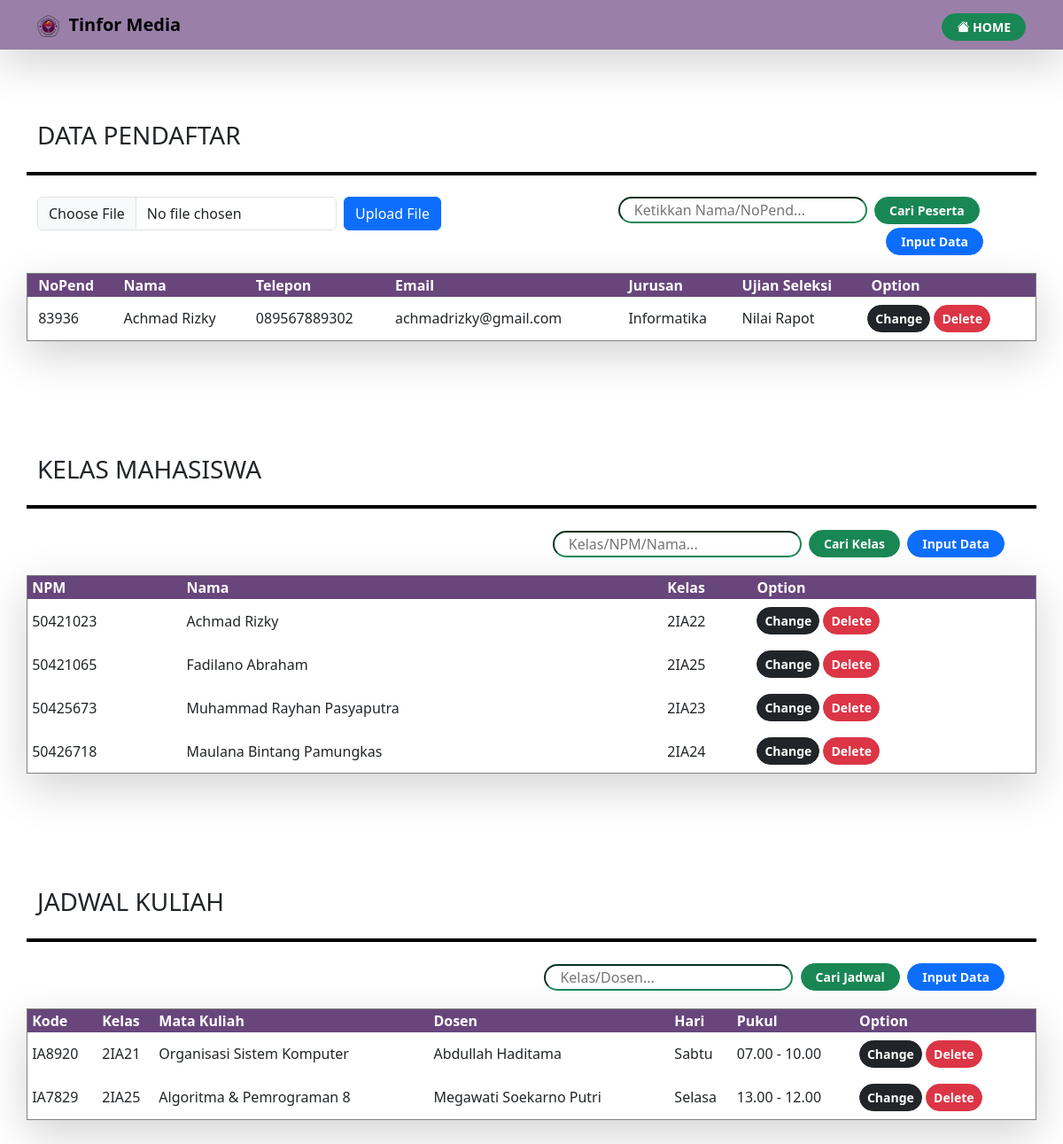
The app's page /ruangadmin.php with its own data.
### tables this page shows
CREATE TABLE `tb_registrasi` (
  `npm` varchar(8) NOT NULL,
  `nama` varchar(50) NOT NULL,
  `telepon` varchar(13) NOT NULL,
  `email` varchar(50) NOT NULL,
  `jurusan` varchar(30) NOT NULL,
  `ujian_seleksi` varchar(30) NOT NULL
);

CREATE TABLE `tb_kelasmahasiswa` (
  `npm` varchar(10) NOT NULL,
  `nama` varchar(60) NOT NULL,
  `kelas` varchar(7) NOT NULL
);

CREATE TABLE `tb_jadwalkuliah` (
  `kd_mk` varchar(10) NOT NULL,
  `kelas` varchar(7) NOT NULL,
  `matakuliah` varchar(60) NOT NULL,
  `namadosen` varchar(60) NOT NULL,
  `hari` varchar(10) NOT NULL,
  `pukul` varchar(15) NOT NULL
);

### ruangadmin.php (the view, shortened to what this page needs)
<!doctype html>
<html lang="en">
  <head>
    <link href="https://cdn.jsdelivr.net/npm/bootstrap@5.3.0-alpha3/dist/css/bootstrap.min.css" rel="stylesheet" />
    <link rel="stylesheet" href="https://cdn.jsdelivr.net/npm/bootstrap-icons@1.10.5/font/bootstrap-icons.css" />
  </head>
  <body>
    <nav class="navbar navbar-expand-lg shadow-lg fixed-top" id="navbar">
      <div class="container">
        <a class="navbar-brand fw-semibold"><img src="img/general/logogundar.png" alt="logogundar" width="25" />&nbsp; Tinfor Media</a>
        <div class="collapse navbar-collapse" id="navbarNav">
          <ul class="navbar-nav ms-auto fw-bold gap-2">
            <li class="nav-item">
              <a class="btn btn-sm mt-1 fw-semibold btn-success pe-3 ps-3 rounded-4" href="index.php"><i class="bi bi-house-fill"></i> HOME</a>
            </li>
          </ul>
        </div>
      </div>
    </nav>
    <section class="data-pendaftar" id="data-pendaftar">
      <div class="container">
        <div class="row mt-2">
          <h3>DATA PENDAFTAR</h3>
          <div class="border border-2 border-black mt-3 mb-4"></div>
          <div class="row text-end mb-3">
            <div class="row">
              <div class="col-md-6">
                  <form action="" method="post" enctype="multipart/form-data" class="row g-2">
                      <div class="col-auto">
                          <input class="form-control" id="fromFile" type="file" name="filexls">
                      </div>
                      <div class="col-auto">
                          <input type="submit" name="submit" class="btn btn-primary"value="Upload File">
                      </div>
                  </form>
              </div>
              <div class="col-md-6">
              <form method="POST" action="#data-mahasiswa">
                <input type="text" name="keyword" autocomplete="off" placeholder="Ketikkan Nama/NoPend..." size="23" class="border-2 border-success rounded-4 ps-3">
                <button class="btn btn-sm btn-success fw-semibold mb-1 rounded-4 ps-3 pe-3 p-1 ms-1" type="submit" name="btn-keyword">Cari Peserta</button>&nbsp;
                <a class="btn btn-sm btn-primary rounded-4 pe-3 ps-3 fw-semibold p-1 mb-1" href="indexphp-registration-registrasi-input.php">Input Data</a>
              </form>
              </div>
            </div>
          </div>
          <table border="" cellspacing="0" width="60%" class="shadow-lg">
            <tr style="background-color: rgb(104, 70, 124)" class="text-white fw-semibold"><br><br>
              <td class="ps-2">&nbsp;NoPend</td>
              <td>&nbsp;Nama</td>
              <td>&nbsp;Telepon</td>
              <td>&nbsp;Email</td>
              <td>&nbsp;Jurusan</td>
              <td>&nbsp;Ujian Seleksi</td>
              <td>&nbsp;Option</td>
          </tr>
          <?php
            include 'connect.php';
            if( isset($_POST['btn-keyword'])){
              $search = $_POST['keyword'];
              $query  = "SELECT * FROM tb_registrasi where NPM LIKE '%".$search."%' OR nama LIKE '%".$search."%'";
            }else {
              $query = "SELECT * FROM tb_registrasi";
            }
            $select = mysqli_query($connect, $query);
            while($data = mysqli_fetch_array($select)){
          ?>
          <tr class="text-start ps-3">
            <td class="ps-2">&nbsp;<?php echo $data['npm'] ?></td>
            <td>&nbsp;<?php echo $data['nama'] ?></td>
            <td>&nbsp;<?php echo $data['telepon'] ?></td>
            <td>&nbsp;<?php echo $data['email'] ?></td>
            <td>&nbsp;<?php echo $data['jurusan'] ?></td>
            <td>&nbsp;<?php echo $data['ujian_seleksi'] ?></td>
            <td>
              <a class="btn btn-sm btn-dark rounded-4 pe-2 ps-2 fw-semibold mt-2 mb-2" href="indexphp-registration-registrasi-edit.php?npm=<?php echo $data['npm'] ?>">Change</a>
              <a class="btn btn-sm btn-danger rounded-4 pe-2 ps-2 fw-semibold mt-2 mb-2" href="indexphp-registration-registrasi-delete.php?npm=<?php echo $data['npm'] ?>">Delete</a>
            </td>
          </tr>
          <?php }?>
          </table>
        </div>
      </div>
    </section>
    <section class="kelas-mahasiswa" id="kelas-mahasiswa">
      <div class="container">
        <div class="row">
          <h3 class="text-start">KELAS MAHASISWA</h3>
          <div class="border border-2 border-black mt-3 mb-4"></div>
          <div class="row text-end mb-3">
            <form method="POST" action="#kelas-mahasiswa">
              <input type="text" name="keyword-kelas" autocomplete="off" placeholder="Kelas/NPM/Nama..." size="23" class="border-2 border-success rounded-4 ps-3">
              <button class="btn btn-sm btn-success fw-semibold mb-1 rounded-4 ps-3 pe-3 p-1 ms-1" type="submit" name="btn-kelas">Cari Kelas</button>&nbsp;
              <a class="btn btn-sm btn-primary rounded-4 pe-3 ps-3 fw-semibold p-1 mb-1" href="indexphp-dashboard-kelas-input.php">Input Data</a>
            </form>
          </div>
          <table border="" cellspacing="0" width="60%" class="shadow-lg align-content-center justify-content-center">
            <tr style="background-color: rgb(104, 70, 124)" class="text-white fw-semibold">
              <th>&nbsp;NPM</th>
              <th>Nama</th>
              <th>Kelas</th>
              <th>Option</th>
            </tr>
            <?php
              if(isset($_POST['btn-kelas'])) {
                $search = $_POST['keyword-kelas'];
                $query  = "SELECT * FROM tb_kelasmahasiswa where NPM LIKE '%".$search."%' OR nama LIKE '%".$search."%' OR kelas LIKE '%".$search."%'";
              } else {
                $query  = "SELECT * FROM tb_kelasmahasiswa";
              }
              $select = mysqli_query($connect, $query);
              while ($data = mysqli_fetch_array($select)) {
            ?>
            <tr>
              <td>&nbsp;<?php echo $data['npm']; ?></td>
              <td><?php echo $data['nama']; ?></td>
              <td><?php echo $data['kelas']; ?></td>
              <td>
                <a class="btn btn-sm btn-dark rounded-4 pe-2 ps-2 fw-semibold mt-2 mb-2" href="indexphp-dashboard-kelas-edit.php?npm=<?php echo $data['npm'] ?>">Change</a>
                <a class="btn btn-sm btn-danger rounded-4 pe-2 ps-2 fw-semibold mt-2 mb-2" href="indexphp-dashboard-kelas-delete.php?npm=<?php echo $data['npm'] ?>">Delete</a>
            </td>
            </tr>
            <?php } ?>
          </table>
        </div>
      </div>
    </section>
    <section class="jadwal-kuliah" id="jadwal-kuliah">
      <div class="container">
        <div class="row">
          <h3 class="text-start">JADWAL KULIAH</h3>
          <div class="border border-2 border-black mt-3 mb-4"></div>
          <div class="row text-end mb-3">
            <form method="POST" action="#jadwal-kuliah">
              <input type="text" name="keyword-jadwalkuliah" autocomplete="off" placeholder="Kelas/Dosen..." size="23" class="border-2 border-success rounded-4 ps-3">
              <button class="btn btn-sm btn-success fw-semibold mb-1 rounded-4 ps-3 pe-3 p-1 ms-1" type="submit" name="btn-jadwalkuliah">Cari Jadwal</button>&nbsp;
              <a class="btn btn-sm btn-primary rounded-4 pe-3 ps-3 fw-semibold p-1 mb-1" href="indexphp-dashboard-jadwal-input.php">Input Data</a>
            </form>
          </div>
          <table border="" cellspacing="0" width="50%" class="shadow-lg align-content-center justify-content-center">
            <tr style="background-color: rgb(104, 70, 124)" class="text-white fw-semibold">
              <th>&nbsp;Kode</th>
              <th>Kelas</th>
              <th>Mata Kuliah</th>
              <th>Dosen</th>
              <th>Hari</th>
              <th>Pukul</th>
              <th>Option</th>
            </tr>
            <?php
              $connect  = mysqli_connect('localhost', 'root', '');
              mysqli_select_db($connect, 'db_project_pbo');
              if( isset($_POST['btn-jadwalkuliah'])){
                $search = $_POST['keyword-jadwalkuliah'];
                $query  = "SELECT * FROM tb_jadwalkuliah WHERE kelas LIKE '%".$search."%' OR namadosen LIKE '%".$search."%'  OR matakuliah LIKE '%".$search."%'";
              } else {
                $query = "SELECT * FROM tb_jadwalkuliah";
              }
              $select = mysqli_query($connect, $query);
              while ($data = mysqli_fetch_array($select)){
            ?>
            <tr>
              <td>&nbsp;<?php echo $data['kd_mk']; ?></td>
              <td><?php echo $data['kelas']; ?></td>
              <td><?php echo $data['matakuliah']; ?></td>
              <td><?php echo $data['namadosen']; ?></td>
              <td><?php echo $data['hari']; ?></td>
              <td><?php echo $data['pukul']; ?></td>
              <td>
                <a class="btn btn-sm btn-dark rounded-4 pe-2 ps-2 fw-semibold mt-2 mb-2" href="indexphp-dashboard-jadwal-edit.php?hari=<?php echo $data['hari'] ?>">Change</a>
                <a class="btn btn-sm btn-danger rounded-4 pe-2 ps-2 fw-semibold mt-2 mb-2" href="indexphp-dashboard-jadwal-delete.php?hari=<?php echo $data['hari'] ?>">Delete</a>
            </td>
            </tr>
            <?php
              }
            ?>
          </table>
        </div>
      </div>
    </section>
  </body>
</html>

### ruangadmin.php (style rules this page uses)
body { padding-bottom: 8rem; }
.navbar { background-color: rgb(154, 128, 169); }
.data-pendaftar { padding-top: 8rem; }
.kelas-mahasiswa { padding-top: 8rem; }
.jadwal-kuliah { padding-top: 8rem; }

### records on screen
tb_registrasi: npm "83936", nama "Achmad Rizky", telepon "089567889302", email "achmadrizky@gmail.com", jurusan "Informatika", ujian_seleksi "Nilai Rapot"
tb_kelasmahasiswa: npm "50421023", nama "Achmad Rizky", kelas "2IA22"
tb_kelasmahasiswa: npm "50421065", nama "Fadilano Abraham", kelas "2IA25"
tb_kelasmahasiswa: npm "50425673", nama "Muhammad Rayhan Pasyaputra", kelas "2IA23"
tb_kelasmahasiswa: npm "50426718", nama "Maulana Bintang Pamungkas", kelas "2IA24"
tb_jadwalkuliah: kd_mk "IA8920", kelas "2IA21", matakuliah "Organisasi Sistem Komputer", namadosen "Abdullah Haditama", hari "Sabtu", pukul "07.00 - 10.00"
tb_jadwalkuliah: kd_mk "IA7829", kelas "2IA25", matakuliah "Algoritma & Pemrograman 8", namadosen "Megawati Soekarno Putri", hari "Selasa", pukul "13.00 - 12.00"
